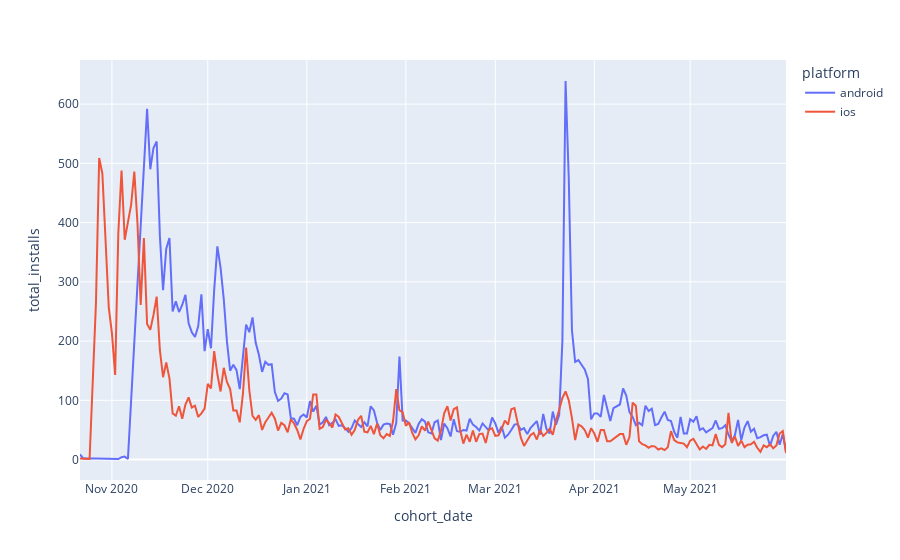

Notebook code cell kept with this figure:
### Markdown cell above
#### По платформе.

### Code cell
installs_by_region = (preinstalls
                         .groupby(by=['cohort_date', 'platform'], as_index=False)
                         .agg(total_installs=('user_id', 'nunique')))
fig = px.line(installs_by_region,x='cohort_date', y='total_installs', color='platform')
fig.show()

### Figure 1 — Plotly figure (JSON) as saved in the notebook; plotly's stock layout.template omitted (floating-point values rounded to 4 significant figures; data arrays with more than 128 entries replaced by an {"elided": "..."} marker saying what was removed)
{"data": [{"hovertemplate": "platform=android<br>cohort_date=%{x}<br>total_installs=%{y}<extra></extra>", "legendgroup": "android", "line": {"color": "#636efa", "dash": "solid"}, "marker": {"symbol": "circle"}, "mode": "lines", "name": "android", "orientation": "v", "showlegend": true, "type": "scatter", "x": {"elided": "211 str values"}, "xaxis": "x", "y": {"elided": "211 int values"}, "yaxis": "y"}, {"hovertemplate": "platform=ios<br>cohort_date=%{x}<br>total_installs=%{y}<extra></extra>", "legendgroup": "ios", "line": {"color": "#EF553B", "dash": "solid"}, "marker": {"symbol": "circle"}, "mode": "lines", "name": "ios", "orientation": "v", "showlegend": true, "type": "scatter", "x": {"elided": "220 str values"}, "xaxis": "x", "y": {"elided": "220 int values"}, "yaxis": "y"}], "layout": {"legend": {"title": {"text": "platform"}, "tracegroupgap": 0}, "margin": {"t": 60}, "xaxis": {"anchor": "y", "domain": [0, 1], "title": {"text": "cohort_date"}}, "yaxis": {"anchor": "x", "domain": [0, 1], "title": {"text": "total_installs"}}}}
